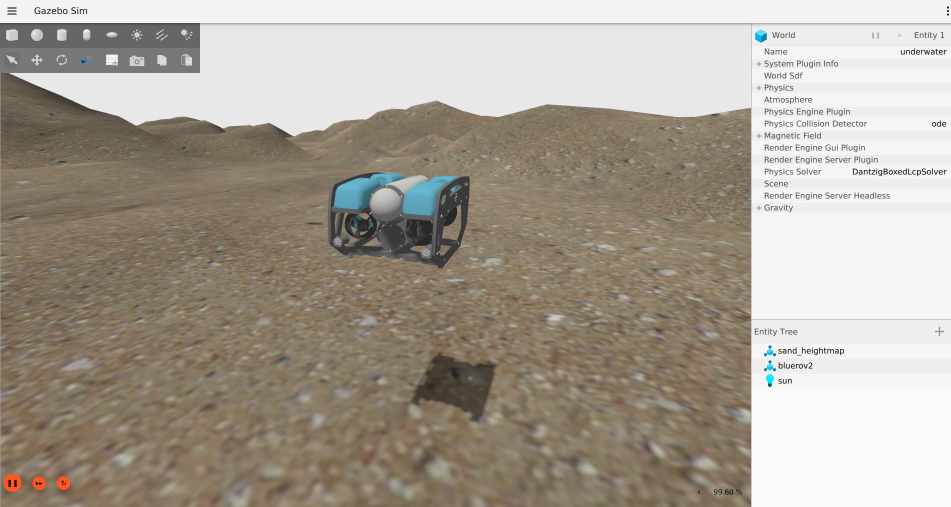
#> input picture UUV_ws/simulation_ws/src/bluerov2_gz/images/bluerov2.png, 1902 x 1014 px (shown at 1/2 size); its folder holds only this picture in this run
$ python auto_annotate.py ../../../../../../UUV_ws/simulation_ws/src/bluerov2_gz/images/bluerov2.png out
#> lines starting #> are read from the running program, lines starting #| are printed output that depends on the picture; after the words box and inside, x2 and y2 are one past the last pixel; in counts of white or black regions, pixels touching at a corner belong together
#!/usr/bin/env python3
"""Generate reviewable YOLO-OBB gate annotation candidates.

This module intentionally implements a conservative classical-vision
pre-annotator.  Its output is *not* ground truth: every label must be reviewed
before it is admitted to a training split.  The detector looks for a bright,
roughly rectangular gate body containing one or more dark rectangular
openings.  That internal-evidence requirement rejects most water glare and
white background objects.
"""

from __future__ import annotations

import argparse
from dataclasses import asdict, dataclass
import json
from pathlib import Path
from typing import Iterable, Sequence

import cv2
import numpy as np


CLASS_NAMES = ('gate', 'opening')
IMAGE_SUFFIXES = {'.jpg', '.jpeg', '.png', '.bmp', '.tif', '.tiff'}


@dataclass(frozen=True)
class AnnotatorConfig:
    """Thresholds for conservative gate and opening candidate generation."""

    white_max_saturation: int = 95
    white_min_value: int = 135
    dark_max_value: int = 125
    min_gate_area_ratio: float = 0.00020
    max_gate_area_ratio: float = 0.30
    min_gate_aspect: float = 0.38
    max_gate_aspect: float = 2.60
    min_gate_fill_ratio: float = 0.40
    min_opening_area_ratio: float = 0.006
    max_opening_area_ratio: float = 0.20
    min_opening_aspect: float = 0.28
    max_opening_aspect: float = 1.45
    min_opening_fill_ratio: float = 0.48
    minimum_openings: int = 1
    maximum_openings: int = 4
    processing_max_dimension: int = 1920
    min_opening_image_area_ratio: float = 0.000015
    max_opening_image_area_ratio: float = 0.030
    minimum_ring_contrast: float = 22.0
    min_pair_horizontal_ratio: float = 0.55
    max_pair_horizontal_ratio: float = 2.80
    min_pair_vertical_ratio: float = 0.15
    max_pair_vertical_ratio: float = 1.80


@dataclass(frozen=True)
class Detection:
    """One oriented-box candidate plus review diagnostics."""

    class_id: int
    class_name: str
    points_px: tuple[tuple[float, float], ...]
    confidence: float
    diagnostics: dict[str, float | int | str]


@dataclass(frozen=True)
class ImageAnnotations:
    """All candidates and image-level diagnostics for one source image."""

    image_path: str
    width: int
    height: int
    detections: tuple[Detection, ...]
    gate_candidates_before_evidence: int


@dataclass(frozen=True)
class _OpeningCandidate:
    """Internal dark-rectangle candidate used to form a two-opening gate."""

    rect: object
    points: np.ndarray
    center: np.ndarray
    vertical_axis: np.ndarray
    long_size: float
    short_size: float
    fill_ratio: float
    ring_contrast: float


def _ordered_box_points(rect) -> np.ndarray:
    """Return four min-area-rectangle corners in clockwise image order."""
    points = cv2.boxPoints(rect).astype(np.float32)
    center = points.mean(axis=0)
    angles = np.arctan2(points[:, 1] - center[1], points[:, 0] - center[0])
    ordered = points[np.argsort(angles)]
    start = int(np.argmin(ordered[:, 0] + ordered[:, 1]))
    return np.roll(ordered, -start, axis=0)


def _valid_box(rect, min_aspect: float, max_aspect: float) -> bool:
    width, height = rect[1]
    if width <= 1.0 or height <= 1.0:
        return False
    aspect = min(width, height) / max(width, height)
    return min_aspect <= aspect <= min(1.0, max_aspect)


def _rect_aspect(rect) -> float:
    width, height = rect[1]
    return min(width, height) / max(width, height)


def _box_tuple(rect) -> tuple[tuple[float, float], ...]:
    return tuple(tuple(float(value) for value in point)
                 for point in _ordered_box_points(rect))


def _long_axis(points: np.ndarray) -> tuple[np.ndarray, float, float]:
    """Return a downward-pointing long-edge unit vector and both box sizes."""
    edges = np.roll(points, -1, axis=0) - points
    lengths = np.linalg.norm(edges, axis=1)
    index = int(np.argmax(lengths))
    axis = edges[index] / max(lengths[index], 1.0e-6)
    if axis[1] < 0.0:
        axis = -axis
    return axis, float(lengths[index]), float(lengths[(index + 1) % 4])


def _global_opening_candidates(
    gray: np.ndarray,
    config: AnnotatorConfig,
) -> list[_OpeningCandidate]:
    """Find dark rectangles surrounded by a substantially brighter ring."""
    height, width = gray.shape
    image_area = float(width * height)
    dark = cv2.inRange(gray, 0, config.dark_max_value)
    dark = cv2.morphologyEx(
        dark, cv2.MORPH_CLOSE, np.ones((3, 3), dtype=np.uint8)
    )
    # RETR_LIST is intentional: an opening is a dark island nested inside the
    # bright facade, which itself is surrounded by a dark water background.
    contours, _ = cv2.findContours(
        dark, cv2.RETR_LIST, cv2.CHAIN_APPROX_SIMPLE
    )
    candidates = []
    for contour in contours:
        contour_area = float(cv2.contourArea(contour))
        area_ratio = contour_area / image_area
        if not (
            config.min_opening_image_area_ratio
            <= area_ratio
            <= config.max_opening_image_area_ratio
        ):
            continue
        rect = cv2.minAreaRect(contour)
        if not _valid_box(
            rect, config.min_opening_aspect, config.max_opening_aspect
        ):
            continue
        rect_area = float(rect[1][0] * rect[1][1])
        fill_ratio = contour_area / max(rect_area, 1.0)
        if fill_ratio < config.min_opening_fill_ratio:
            continue

        contour_mask = np.zeros(gray.shape, dtype=np.uint8)
        cv2.drawContours(contour_mask, [contour], -1, 255, -1)
        ring_width = max(5, int(round(max(rect[1]) * 0.16)))
        if ring_width % 2 == 0:
            ring_width += 1
        ring = cv2.subtract(
            cv2.dilate(
                contour_mask,
                np.ones((ring_width, ring_width), dtype=np.uint8),
            ),
            contour_mask,
        )
        inside_value = float(cv2.mean(gray, mask=contour_mask)[0])
        ring_value = float(cv2.mean(gray, mask=ring)[0])
        contrast = ring_value - inside_value
        if contrast < config.minimum_ring_contrast:
            continue

        points = _ordered_box_points(rect)
        vertical_axis, long_size, short_size = _long_axis(points)
        candidates.append(_OpeningCandidate(
            rect=rect,
            points=points,
            center=np.asarray(rect[0], dtype=np.float32),
            vertical_axis=vertical_axis,
            long_size=long_size,
            short_size=short_size,
            fill_ratio=fill_ratio,
            ring_contrast=contrast,
        ))
    return candidates


def _pair_openings(
    candidates: list[_OpeningCandidate],
    config: AnnotatorConfig,
) -> list[tuple[_OpeningCandidate, _OpeningCandidate, float]]:
    """Greedily form disjoint upper-left/lower-right gate opening pairs."""
    proposals = []
    for first_index, first in enumerate(candidates):
        for second_index in range(first_index + 1, len(candidates)):
            second = candidates[second_index]
            left, right = sorted((first, second), key=lambda item: item.center[0])
            mean_long = 0.5 * (left.long_size + right.long_size)
            size_ratio = min(left.long_size, right.long_size) / max(
                left.long_size, right.long_size
            )
            if size_ratio < 0.58:
                continue
            axis_similarity = abs(float(np.dot(
                left.vertical_axis, right.vertical_axis
            )))
            if axis_similarity < 0.92:
                continue
            axis = left.vertical_axis + right.vertical_axis
            axis /= max(float(np.linalg.norm(axis)), 1.0e-6)
            if axis[1] < 0.0:
                axis = -axis
            horizontal = np.asarray((axis[1], -axis[0]), dtype=np.float32)
            delta = right.center - left.center
            horizontal_ratio = float(np.dot(delta, horizontal)) / mean_long
            vertical_ratio = float(np.dot(delta, axis)) / mean_long
            if not (
                config.min_pair_horizontal_ratio
                <= horizontal_ratio
                <= config.max_pair_horizontal_ratio
            ):
                continue
            if not (
                config.min_pair_vertical_ratio
                <= vertical_ratio
                <= config.max_pair_vertical_ratio
            ):
                continue
            geometry_score = 1.0 - min(1.0, abs(horizontal_ratio - 1.30) / 1.30)
            contrast_score = min(
                1.0,
                (left.ring_contrast + right.ring_contrast) / 100.0,
            )
            score = (
                0.35 * size_ratio
                + 0.25 * axis_similarity
                + 0.20 * geometry_score
                + 0.20 * contrast_score
            )
            proposals.append((score, first_index, second_index, left, right))

    selected = []
    used = set()
    for score, first_index, second_index, left, right in sorted(
        proposals, reverse=True, key=lambda item: item[0]
    ):
        if first_index in used or second_index in used:
            continue
        used.update((first_index, second_index))
        selected.append((left, right, score))
    selected.sort(key=lambda item: item[0].center[0])
    return selected


def _gate_points_from_pair(
    left: _OpeningCandidate,
    right: _OpeningCandidate,
) -> np.ndarray:
    """Infer a gate facade OBB from two aligned rectangular openings."""
    vertical = left.vertical_axis + right.vertical_axis
    vertical /= max(float(np.linalg.norm(vertical)), 1.0e-6)
    if vertical[1] < 0.0:
        vertical = -vertical
    horizontal = np.asarray((vertical[1], -vertical[0]), dtype=np.float32)
    points = np.vstack((left.points, right.points))
    horizontal_values = points @ horizontal
    vertical_values = points @ vertical
    horizontal_span = float(np.ptp(horizontal_values))
    vertical_span = float(np.ptp(vertical_values))
    horizontal_min = float(horizontal_values.min() - 0.18 * horizontal_span)
    horizontal_max = float(horizontal_values.max() + 0.18 * horizontal_span)
    vertical_min = float(vertical_values.min() - 0.16 * vertical_span)
    vertical_max = float(vertical_values.max() + 0.55 * vertical_span)
    return np.asarray([
        horizontal * horizontal_min + vertical * vertical_min,
        horizontal * horizontal_max + vertical * vertical_min,
        horizontal * horizontal_max + vertical * vertical_max,
        horizontal * horizontal_min + vertical * vertical_max,
    ], dtype=np.float32)


def annotate_image(
    image: np.ndarray,
    config: AnnotatorConfig = AnnotatorConfig(),
    image_path: str = '<memory>',
) -> ImageAnnotations:
    """Return conservative gate/opening OBB candidates for one BGR image."""
    if image is None or image.ndim != 3 or image.shape[2] != 3:
        raise ValueError('image must be a non-empty BGR array')
    height, width = image.shape[:2]
    if height < 16 or width < 16:
        raise ValueError('image is too small to annotate')

    scale = min(1.0, config.processing_max_dimension / max(width, height))
    if scale < 1.0:
        working = cv2.resize(
            image,
            (int(round(width * scale)), int(round(height * scale))),
            interpolation=cv2.INTER_AREA,
        )
    else:
        working = image
    gray = cv2.cvtColor(working, cv2.COLOR_BGR2GRAY)
    opening_candidates = _global_opening_candidates(gray, config)
    gate_pairs = _pair_openings(opening_candidates, config)
    detections: list[Detection] = []
    inverse_scale = 1.0 / scale
    for left, right, pair_score in gate_pairs:
        gate_points = _gate_points_from_pair(left, right) * inverse_scale
        detections.append(Detection(
            class_id=0,
            class_name='gate',
            points_px=tuple(tuple(float(value) for value in point)
                            for point in gate_points),
            confidence=float(np.clip(pair_score, 0.0, 0.99)),
            diagnostics={
                'opening_evidence': 2,
                'pair_score': pair_score,
                'review_status': 'candidate_only',
            },
        ))
        for opening in (left, right):
            opening_confidence = float(np.clip(
                0.35
                + 0.35 * opening.fill_ratio
                + 0.30 * min(1.0, opening.ring_contrast / 50.0),
                0.0,
                0.99,
            ))
            detections.append(Detection(
                class_id=1,
                class_name='opening',
                points_px=tuple(
                    tuple(float(value) for value in point)
                    for point in opening.points * inverse_scale
                ),
                confidence=opening_confidence,
                diagnostics={
                    'fill_ratio': opening.fill_ratio,
                    'aspect_ratio': (
                        opening.short_size / opening.long_size
                    ),
                    'ring_contrast': opening.ring_contrast,
                    'review_status': 'candidate_only',
                },
            ))

    detections.sort(key=lambda item: (
        item.class_id,
        sum(point[0] for point in item.points_px) / 4.0,
    ))
    return ImageAnnotations(
        image_path=image_path,
        width=width,
        height=height,
        detections=tuple(detections),
        gate_candidates_before_evidence=len(opening_candidates),
    )


def read_and_annotate(
    image_path: Path,
    config: AnnotatorConfig = AnnotatorConfig(),
) -> tuple[np.ndarray, ImageAnnotations]:
    """Load and annotate an image, raising a clear error if decoding fails."""
    image = cv2.imread(str(image_path), cv2.IMREAD_COLOR)
    if image is None:
        raise ValueError(f'cannot decode image: {image_path}')
    return image, annotate_image(image, config, str(image_path))


def yolo_obb_lines(annotations: ImageAnnotations) -> list[str]:
    """Serialize detections as Ultralytics YOLO-OBB normalized polygons."""
    lines = []
    for detection in annotations.detections:
        values = []
        for x_value, y_value in detection.points_px:
            x_normalized = float(np.clip(x_value / annotations.width, 0.0, 1.0))
            y_normalized = float(np.clip(y_value / annotations.height, 0.0, 1.0))
            values.extend((x_normalized, y_normalized))
        if len(values) != 8:
            raise ValueError('an oriented box must contain exactly four points')
        lines.append(
            str(detection.class_id)
            + ' '
            + ' '.join(f'{value:.8f}' for value in values)
        )
    return lines


# [21 lines left out: function draw_overlay, not called in this run]


def _input_images(input_path: Path) -> Iterable[Path]:
    if input_path.is_file():
        if input_path.suffix.lower() not in IMAGE_SUFFIXES:
            raise ValueError(f'unsupported image suffix: {input_path.suffix}')
        yield input_path
        return
    if not input_path.is_dir():
        raise ValueError(f'input does not exist: {input_path}')
    for path in sorted(input_path.iterdir()):
        if path.is_file() and path.suffix.lower() in IMAGE_SUFFIXES:
            yield path


def _diagnostic_record(annotations: ImageAnnotations) -> dict:
    record = asdict(annotations)
    record['detections'] = [asdict(item) for item in annotations.detections]
    record['review_required'] = True
    record['schema'] = 'robotx.gate_candidates.v1'
    return record


def process_paths(
    input_path: Path,
    output_path: Path,
    config: AnnotatorConfig,
    write_overlays: bool,
) -> dict[str, int]:
    """Pre-annotate one image or directory into a review-only artifact tree."""
    labels_path = output_path / 'labels_candidates'
    diagnostics_path = output_path / 'diagnostics'
    overlays_path = output_path / 'overlays'
    labels_path.mkdir(parents=True, exist_ok=True)
    diagnostics_path.mkdir(parents=True, exist_ok=True)
    if write_overlays:
        overlays_path.mkdir(parents=True, exist_ok=True)

    counts = {'images': 0, 'gates': 0, 'openings': 0, 'empty': 0}
    for image_path in _input_images(input_path):
        image, annotations = read_and_annotate(image_path, config)
        label_file = labels_path / f'{image_path.stem}.txt'
        label_file.write_text(
            '\n'.join(yolo_obb_lines(annotations))
            + ('\n' if annotations.detections else ''),
            encoding='utf-8',
        )
        diagnostic_file = diagnostics_path / f'{image_path.stem}.json'
        diagnostic_file.write_text(
            json.dumps(_diagnostic_record(annotations), indent=2),
            encoding='utf-8',
        )
        if write_overlays:
            cv2.imwrite(
                str(overlays_path / f'{image_path.stem}.jpg'),
                draw_overlay(image, annotations),
                [cv2.IMWRITE_JPEG_QUALITY, 92],
            )
        counts['images'] += 1
        counts['gates'] += sum(
            detection.class_id == 0 for detection in annotations.detections
        )
        counts['openings'] += sum(
            detection.class_id == 1 for detection in annotations.detections
        )
        counts['empty'] += not annotations.detections
    return counts


def parse_args(argv: Sequence[str] | None = None) -> argparse.Namespace:
    """Parse the pre-annotation command line."""
    parser = argparse.ArgumentParser(description=__doc__)
    parser.add_argument('input', type=Path, help='Image file or flat image directory')
    parser.add_argument('output', type=Path, help='New review-artifact directory')
    parser.add_argument(
        '--overlays', action='store_true', help='Write REVIEW-marked JPEG overlays'
    )
    return parser.parse_args(argv)


def main(argv: Sequence[str] | None = None) -> int:
    """Run candidate generation and print a machine-readable summary."""
    args = parse_args(argv)
    counts = process_paths(
        args.input,
        args.output,
        AnnotatorConfig(),
        args.overlays,
    )
#> in read_and_annotate, image is the input picture: shape (1014, 1902, 3); mean B, G, R 150.3, 161.4, 169.1
#> in annotate_image, `gray = cv2.cvtColor(working, cv2.COLOR_BGR2GRAY)`:
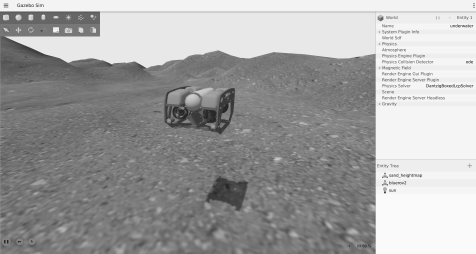
#> gray: shape (1014, 1902) (shown at 1/4 size); min 0, max 255, mean 162.4
#> in _global_opening_candidates, `dark = cv2.inRange(gray, 0, config.dark_max_value)`:
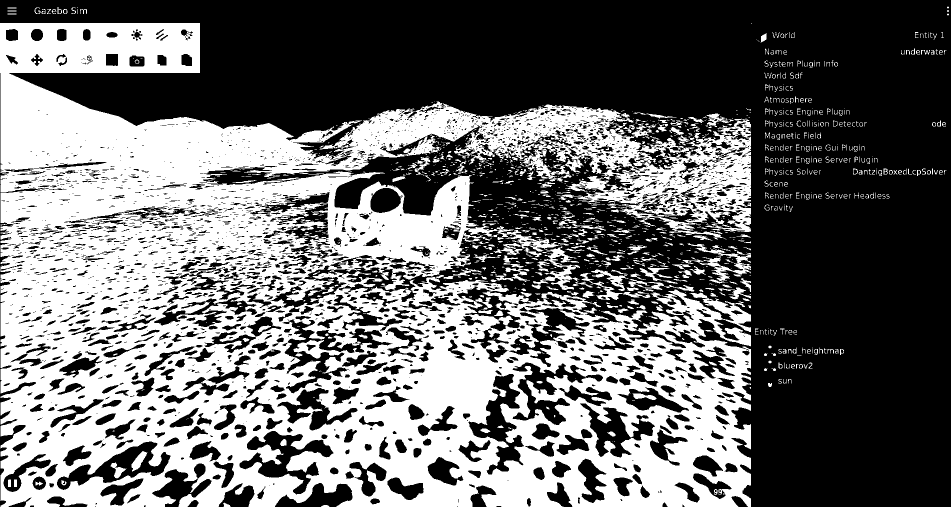
#> dark: shape (1014, 1902) (shown at 1/2 size); 42.7% white; 1445 white regions (946 under 20 px), largest, box (x1, y1, x2, y2) and area: (0, 46, 1502, 1014) 783666, (1066, 493, 1160, 580) 2328, (1375, 486, 1502, 563) 2319
#> in _global_opening_candidates, `dark = cv2.morphologyEx( dark, cv2.MORPH_CLOSE, np.ones((3, 3), dtype=..`:
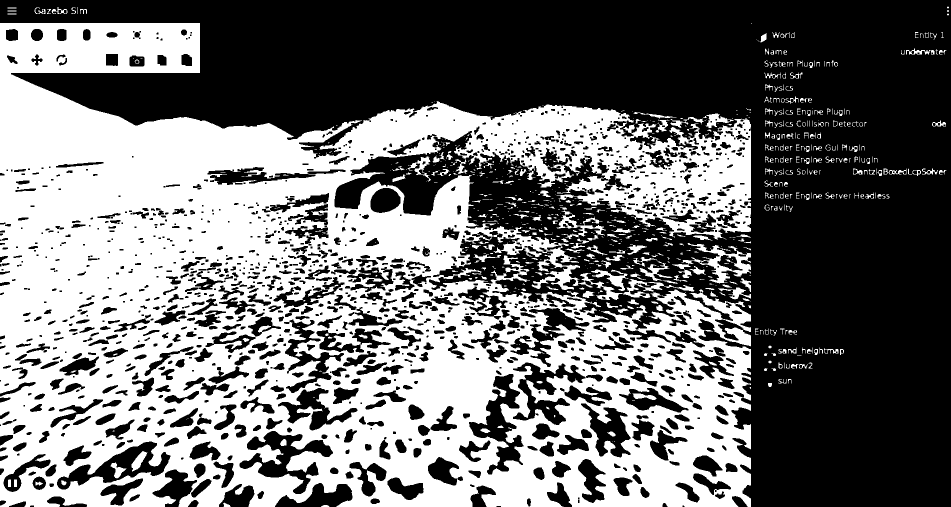
#> dark: shape (1014, 1902) (shown at 1/2 size); 44.9% white; 730 white regions (397 under 20 px)
#> in _global_opening_candidates, `contours, _ = cv2.findContours( dark, cv2.RETR_LIST, cv2.CHAIN_APPROX_..`: contours = 2153 contours, 818 with area under 20; largest, box (x1, y1, x2, y2) and area: (0, 46, 1502, 1014) 1055458, (478, 861, 667, 989) 8800, (937, 747, 1048, 950) 8569, (113, 882, 342, 980) 8564, (1025, 724, 1172, 851) 7189
#> the loop in _global_opening_candidates, `for contour in contours:` made 2153 passes
#> (contour_area, area_ratio, rect, width in _valid_box, height in _valid_box, aspect in _valid_box, rect_area, fill_ratio) on passes 2 to 4: (62.5, 3.24e-05, ((453, 1009), (8, 14), -90), 8, 14, 0.571, 112, 0.558), (30, 1.56e-05, ((1157, 1002), (8, 4), -90), 8, 4, 0.5, 32, 0.938), (118.5, 6.14e-05, ((1057.5, 1004.5), (17, 9), -90), 17, 9, 0.529, 153, 0.775)
#> pass 2, in _global_opening_candidates, `ring = cv2.subtract( cv2.dilate( contour_mask, np.ones((ring_width, ri..`:
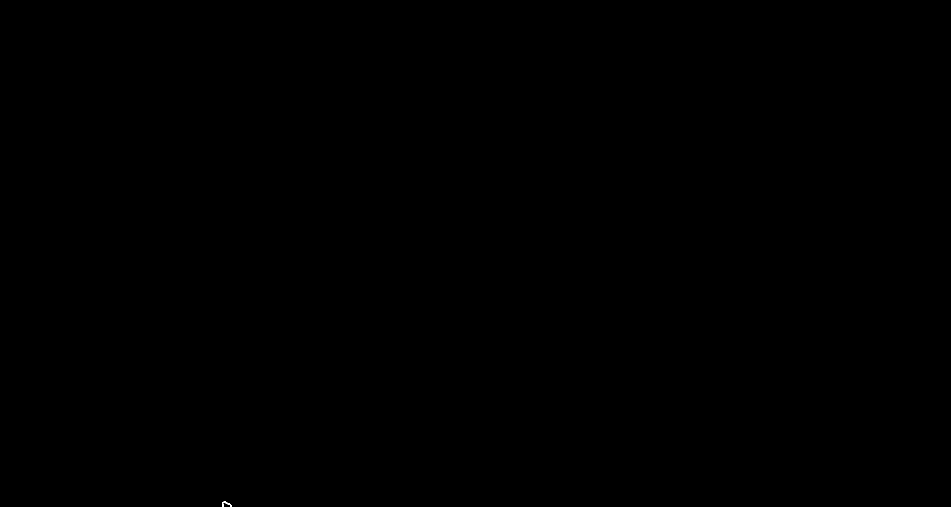
#> ring: shape (1014, 1902) (shown at 1/2 size); 0% white in thin lines or dots, all inside (x1, y1, x2, y2) = (444, 1003, 463, 1014)
#> the loop in _pair_openings, `for first_index, first in enumerate(candidates):` made 73 passes
#> the loop in _pair_openings, `for score, first_index, second_index, left, right in sorted( proposals..` made 4 passes
#> (score, first_index, second_index) on passes 1 to 4: (0.864, 31, 32), (0.716, 29, 32), (0.716, 50, 53), (0.673, 56, 59)
#> the loop in annotate_image, `for left, right, pair_score in gate_pairs:` made 3 passes
#> pair_score on passes 1 to 3: 0.673, 0.716, 0.864
    print(json.dumps(counts, sort_keys=True))
#| {"empty": 0, "gates": 3, "images": 1, "openings": 6}
    return 0


if __name__ == '__main__':
    raise SystemExit(main())
#> (the program exits here)
